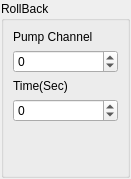
<?xml version="1.0" encoding="UTF-8"?>
<ui version="4.0">
 <class>RollBackWidget</class>
 <widget class="QWidget" name="RollBackWidget">
  <property name="geometry">
   <rect>
    <x>0</x>
    <y>0</y>
    <width>131</width>
    <height>179</height>
   </rect>
  </property>
  <property name="sizePolicy">
   <sizepolicy hsizetype="Minimum" vsizetype="Minimum">
    <horstretch>0</horstretch>
    <verstretch>0</verstretch>
   </sizepolicy>
  </property>
  <property name="windowTitle">
   <string>Form</string>
  </property>
  <layout class="QGridLayout" name="gridLayout">
   <property name="leftMargin">
    <number>1</number>
   </property>
   <property name="topMargin">
    <number>1</number>
   </property>
   <property name="rightMargin">
    <number>1</number>
   </property>
   <property name="bottomMargin">
    <number>1</number>
   </property>
   <property name="spacing">
    <number>1</number>
   </property>
   <item row="0" column="0">
    <widget class="QGroupBox" name="groupBox">
     <property name="sizePolicy">
      <sizepolicy hsizetype="Minimum" vsizetype="Minimum">
       <horstretch>0</horstretch>
       <verstretch>0</verstretch>
      </sizepolicy>
     </property>
     <property name="title">
      <string>RollBack</string>
     </property>
     <layout class="QVBoxLayout" name="verticalLayout_4">
      <item>
       <layout class="QVBoxLayout" name="verticalLayout">
        <item>
         <widget class="QLabel" name="label">
          <property name="text">
           <string>Pump Channel</string>
          </property>
         </widget>
        </item>
        <item>
         <widget class="QSpinBox" name="spinPumpChannel">
          <property name="buttonSymbols">
           <enum>QAbstractSpinBox::UpDownArrows</enum>
          </property>
          <property name="accelerated">
           <bool>true</bool>
          </property>
          <property name="minimum">
           <number>-2147483647</number>
          </property>
          <property name="maximum">
           <number>2147483647</number>
          </property>
         </widget>
        </item>
       </layout>
      </item>
      <item>
       <layout class="QVBoxLayout" name="verticalLayout_2">
        <item>
         <widget class="QLabel" name="label_2">
          <property name="text">
           <string>Time(Sec)</string>
          </property>
         </widget>
        </item>
        <item>
         <widget class="QSpinBox" name="spinTime">
          <property name="buttonSymbols">
           <enum>QAbstractSpinBox::UpDownArrows</enum>
          </property>
          <property name="accelerated">
           <bool>true</bool>
          </property>
          <property name="minimum">
           <number>-2147483647</number>
          </property>
          <property name="maximum">
           <number>2147483647</number>
          </property>
         </widget>
        </item>
       </layout>
      </item>
      <item>
       <spacer name="verticalSpacer">
        <property name="orientation">
         <enum>Qt::Vertical</enum>
        </property>
        <property name="sizeHint" stdset="0">
         <size>
          <width>20</width>
          <height>40</height>
         </size>
        </property>
       </spacer>
      </item>
     </layout>
    </widget>
   </item>
  </layout>
 </widget>
 <resources/>
 <connections/>
</ui>
